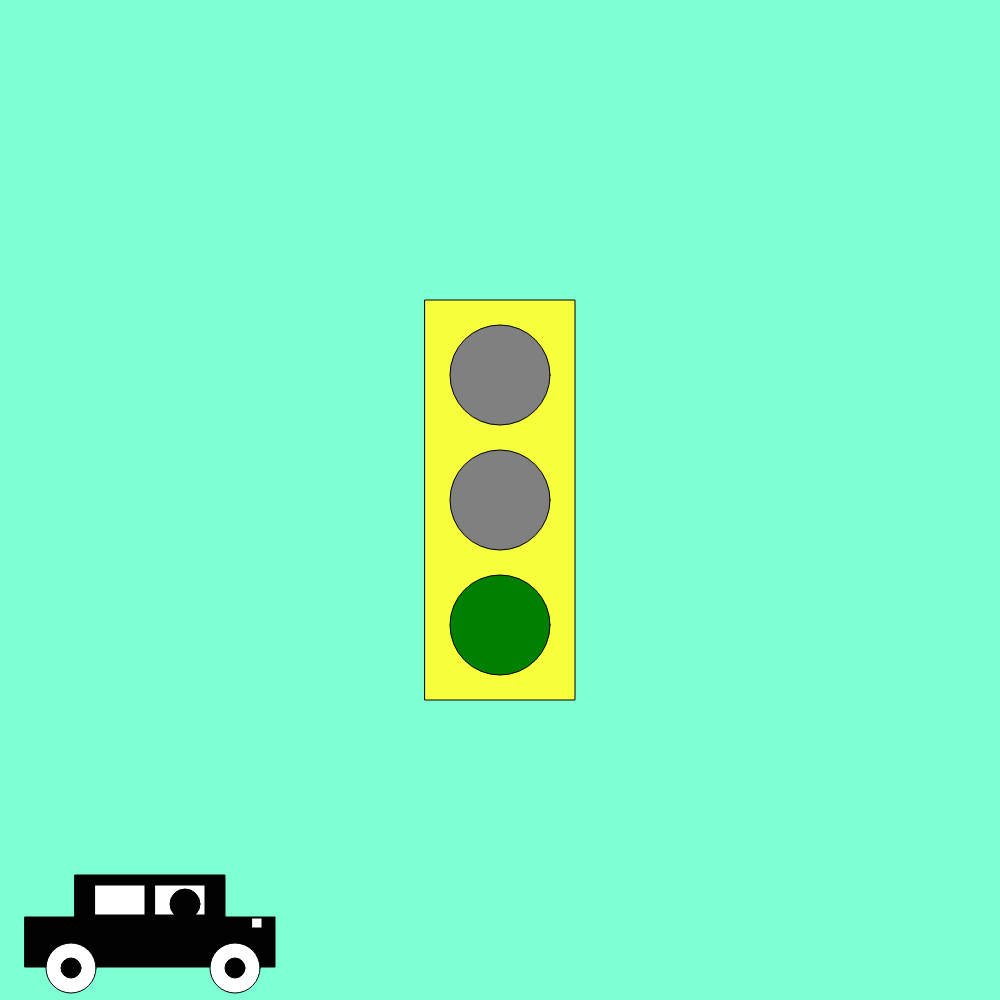
Frame 1 (no input)
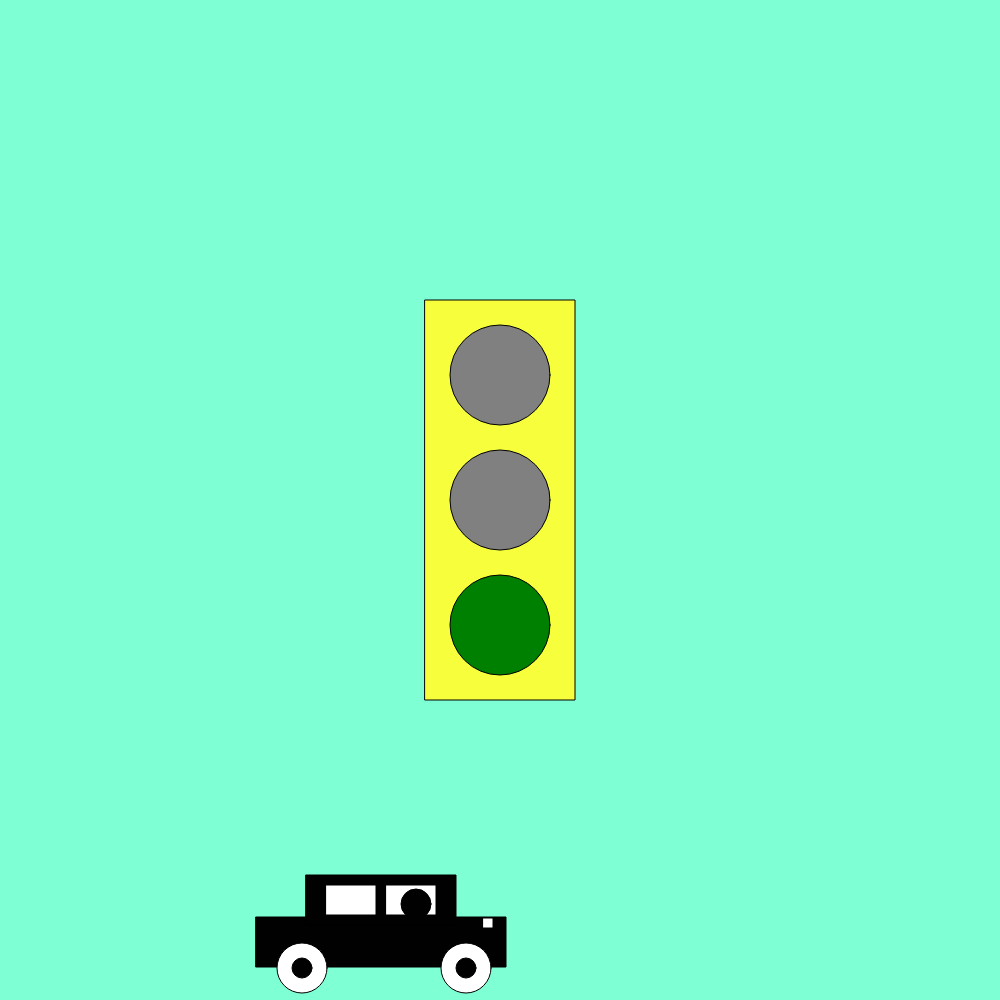
Frame 60 (no input)
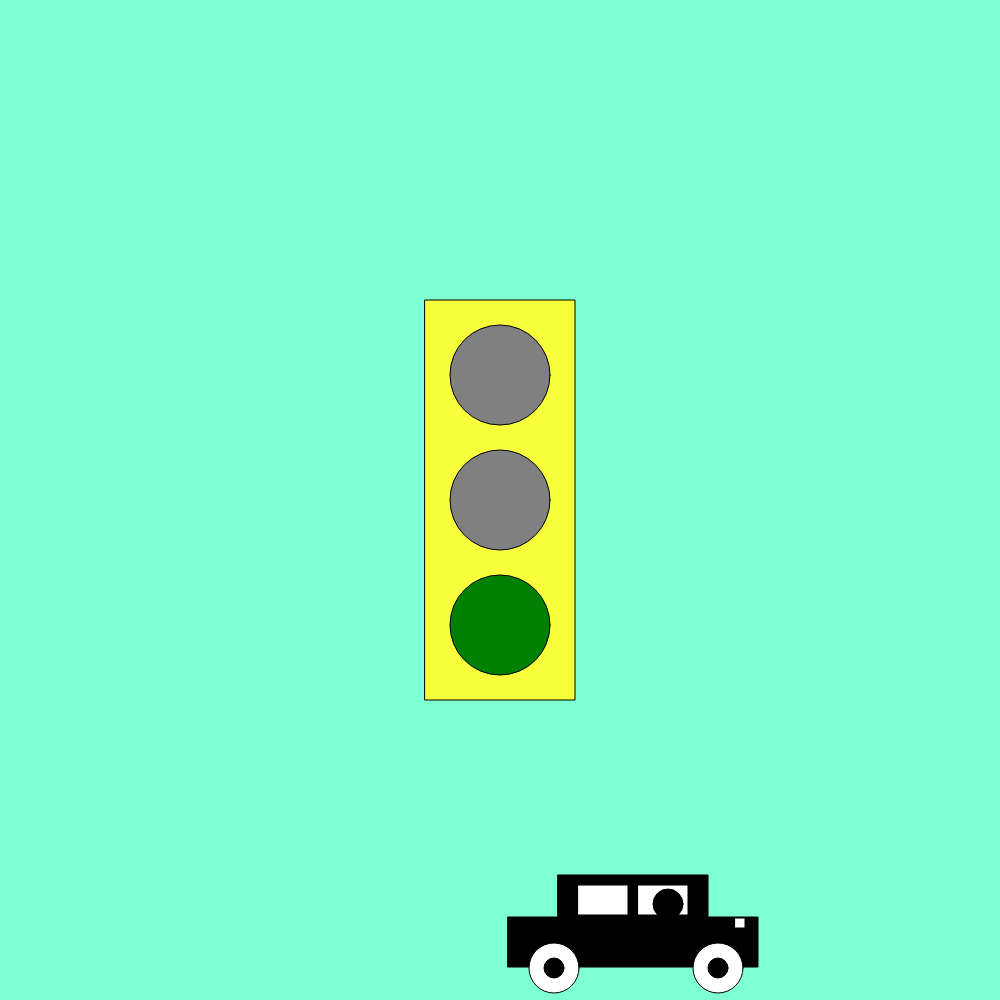
Frame 120 (the mouse pressed at the canvas centre since frame 60)

The p5.js sketch that drew these frames (run headless with seeded random() and noise() and a simulated clock; from frame 60 on, the mouse is pressed at the canvas centre):

// p5.js sketch
// ── sketch.js
var myState = 0;
var timer = 200;
var x = 0 ;

function setup() {
  // put setup code here
  createCanvas(1000, 1000);
  rectMode(CENTER);
  ellipseMode(CENTER);
}

function draw() {
  // put drawing code here
  background(127,255,212);
  fill('#F7FF3C');
  rect(width / 2, height / 2, 150, 400);



  switch (myState) {
    case 0: // green state
      fill('grey');
      ellipse(width / 2, height / 2 - 125, 100, 100); // top circle
      ellipse(width / 2, height / 2, 100, 100); // middle

      fill('green');
      ellipse(width / 2, height / 2 + 125, 100, 100); // bottom

      newtimer(1, 200) ;

      push() ;
      translate(x, 0) ;
      x++ ;
      x += 20 ;
      if (x > width) {
        x = 0 ;

      }
      car() ;

      pop() ;

      break;

    case 1: // yellow state      fill('grey');

      fill('grey');
      ellipse(width / 2, height / 2 - 125, 100, 100); // top circle
      ellipse(width / 2, height / 2 + 125, 100, 100); // bottom

      fill('yellow');
      ellipse(width / 2, height / 2, 100, 100); // middle

      newtimer(2, 100) ;

      push() ;
      translate(x, 0) ;
      x++ ;
      x += 5 ;
      if (x > width) {
        x = 0 ;

      }
      car() ;

      pop() ;

      break;

    case 2: // red state
      fill('red');
      ellipse(width / 2, height / 2 - 125, 100, 100); // top circle

      fill('grey');
      ellipse(width / 2, height / 2, 100, 100); // middle
      ellipse(width / 2, height / 2 + 125, 100, 100); // bottom



      newtimer(0, 100) ;
      push() ;
      translate(x, 0) ;
      x++ ;
      x += -1 ;
      if (x > width) {
        x = 0 ;

      }
      car() ;

      pop() ;
      //if you put the car coordinate to -1 then it stops. What happens if you set it -200?
      break ;



      }

  }




function newtimer(variableState, variableTimer) {
  timer-- ;
  if (timer <= 0) {
    myState = variableState ;
    timer = variableTimer ;
  }

}

function car() {
  fill(1) ;
  rect(150, 942, 250, 50) ;
  rect(150, 900, 150, 50) ;

  fill(255) ;
  ellipse(71, 968, 50, 50) ;
  ellipse(235, 968, 50, 50) ;
  rect(257, 923, 10, 10) ;
  rect(120, 900, 50, 30) ;
  rect(180, 900, 50, 30) ;

  fill(1) ;
  ellipse(71, 968, 20, 20) ;
  ellipse(235, 968, 20, 20) ;
  ellipse(185, 904, 30, 30) ;

}
